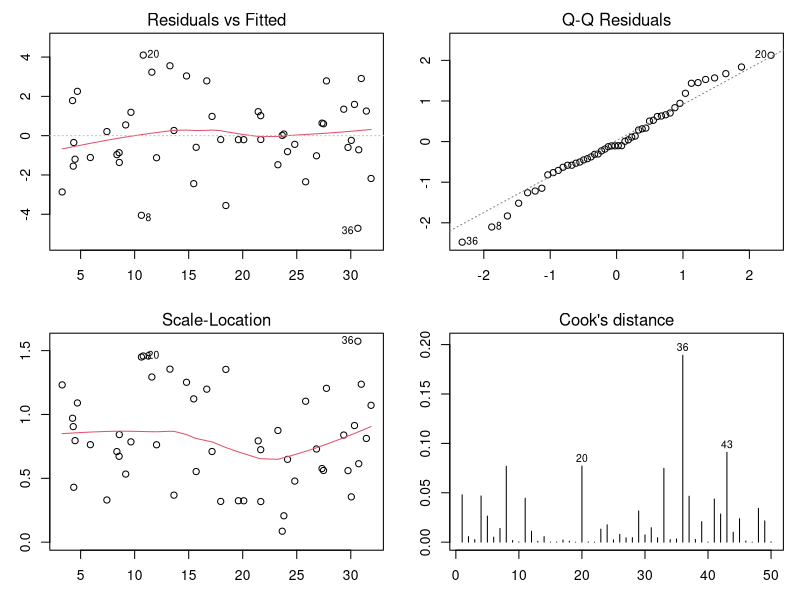
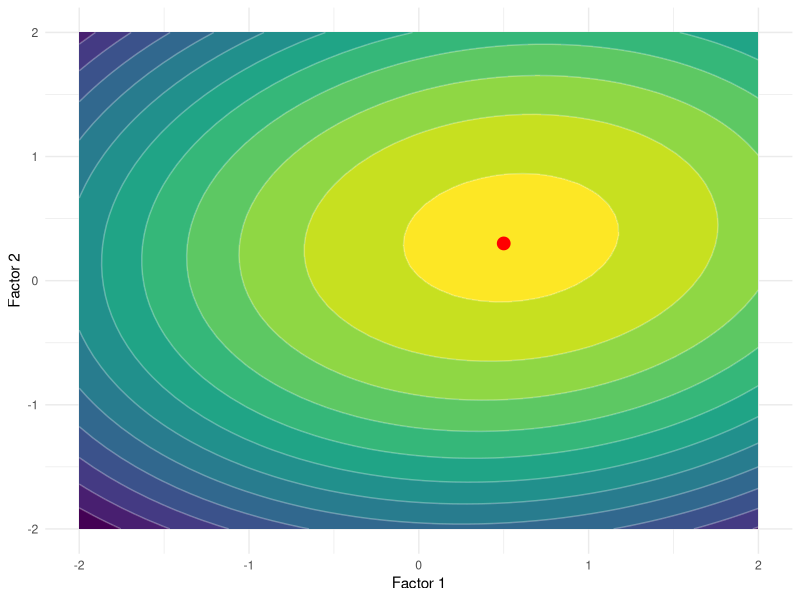
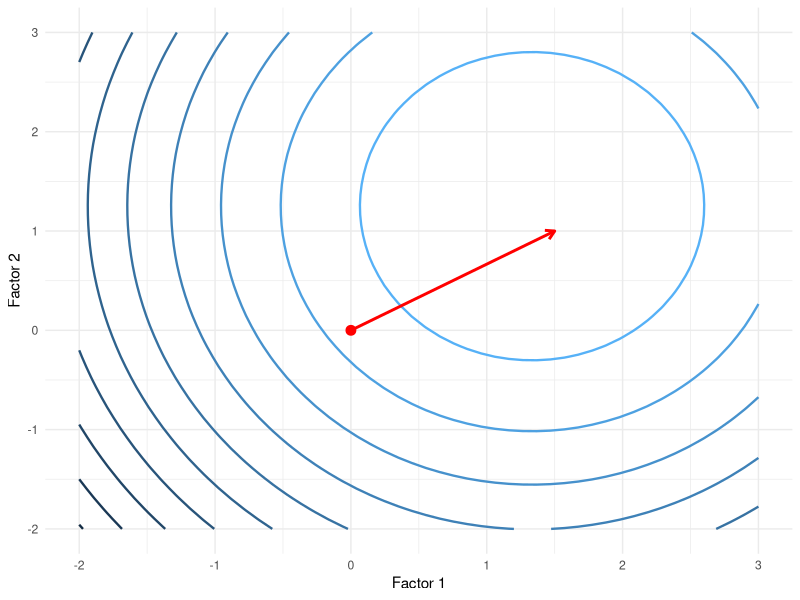
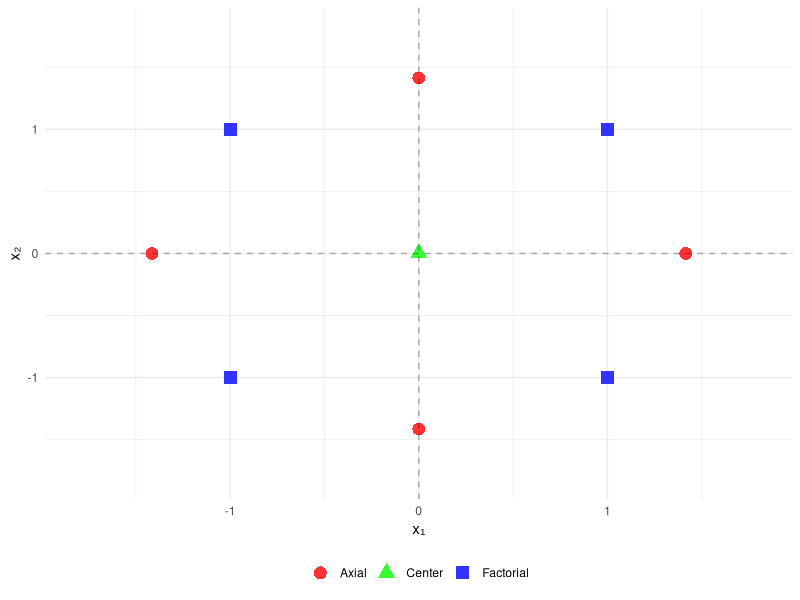
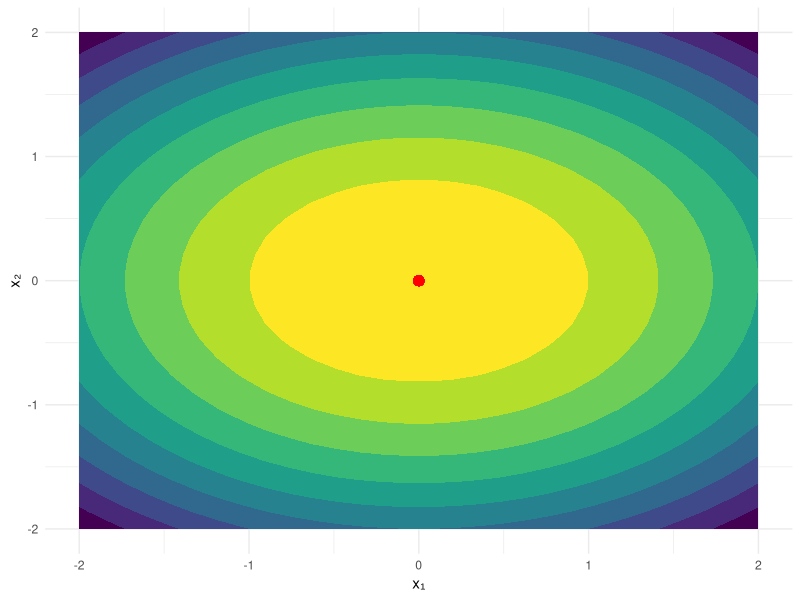
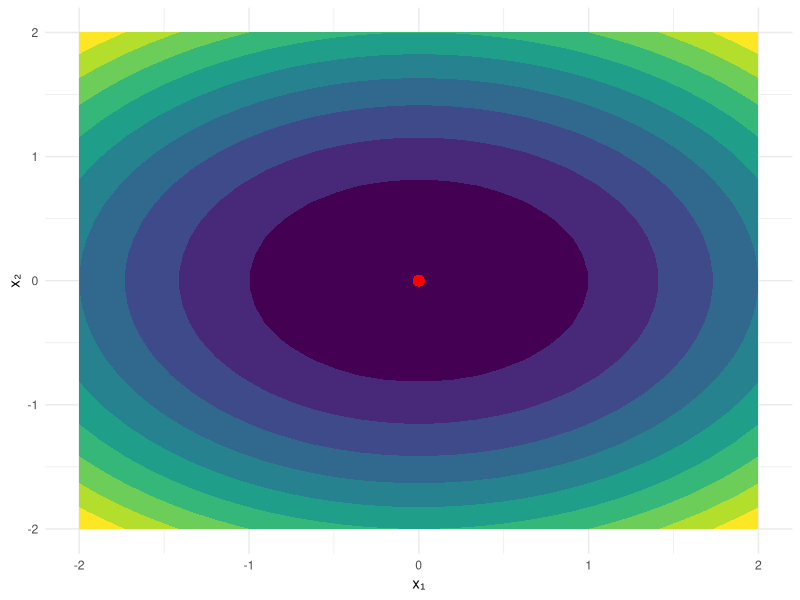
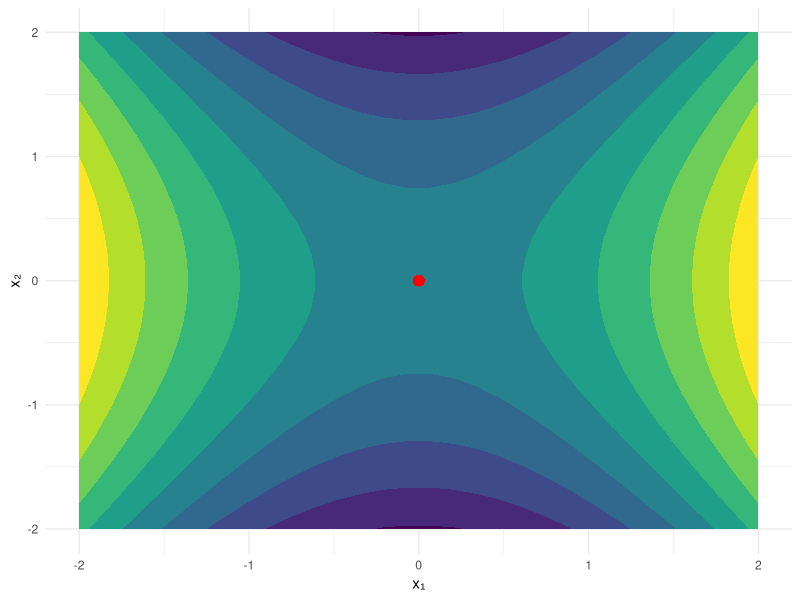
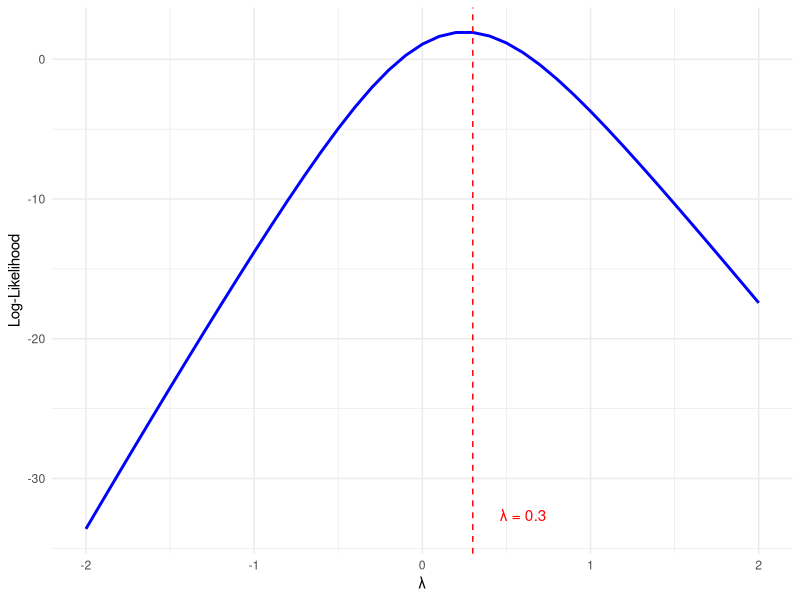

R code for these plots, in order:
## ---- chunk 1
knitr::opts_chunk$set(echo = TRUE, warning = FALSE, message = FALSE, 
                      fig.width = 7, fig.height = 4.5, fig.align = 'center')

# Load packages with error handling
load_package <- function(pkg) {
  if (!require(pkg, character.only = TRUE, quietly = TRUE)) {
    message(paste("Package", pkg, "not available. Some features may be limited."))
    return(FALSE)
  }
  return(TRUE)
}

# Essential packages
library(ggplot2)
library(dplyr)

# Optional packages (won't stop if missing)
has_rsm <- load_package("rsm")
has_tidyr <- load_package("tidyr")
has_gridExtra <- load_package("gridExtra")
has_lme4 <- load_package("lme4")
has_MASS <- load_package("MASS")

set.seed(123)
## ---- chunk 2
# Generate example data
set.seed(456)
x <- runif(50, 0, 10)
y <- 2 + 3*x + rnorm(50, 0, 2)
model <- lm(y ~ x)
par(mfrow = c(2, 2), mar = c(3, 3, 2, 1))
plot(model, which = 1:4)
par(mfrow = c(1, 1))
## ---- chunk 3
# Create visualization
x1 <- seq(-2, 2, length.out = 50)
x2 <- seq(-2, 2, length.out = 50)
grid <- expand.grid(x1 = x1, x2 = x2)
grid$y <- 80 - 2*(grid$x1-0.5)^2 - 3*(grid$x2-0.3)^2 + 
          0.5*grid$x1*grid$x2

ggplot(grid, aes(x1, x2, z = y)) +
  geom_contour_filled(bins = 15) +
  geom_contour(color = "white", alpha = 0.3, bins = 15) +
  geom_point(data = data.frame(x1 = 0.5, x2 = 0.3), 
             aes(x1, x2), color = "red", size = 4, inherit.aes = FALSE) +
  labs(x = "Factor 1", y = "Factor 2") +
  theme_minimal() +
  theme(legend.position = "none")
## ---- chunk 4
# Visualize steepest ascent path
x1 <- seq(-2, 3, length.out = 50)
x2 <- seq(-2, 3, length.out = 50)
grid <- expand.grid(x1 = x1, x2 = x2)
grid$y <- 40 + 8*grid$x1 + 5*grid$x2 - 3*grid$x1^2 - 2*grid$x2^2

path_x1 <- seq(0, 1.5, length.out = 8)
path_x2 <- seq(0, 1, length.out = 8)

ggplot(grid, aes(x1, x2, z = y)) +
  geom_contour(aes(color = ..level..), bins = 12, size = 0.8) +
  geom_point(data = data.frame(x1 = 0, x2 = 0), 
             aes(x1, x2), color = "red", size = 3, inherit.aes = FALSE) +
  geom_path(data = data.frame(x1 = path_x1, x2 = path_x2),
            aes(x1, x2), arrow = arrow(length = unit(0.25, "cm")),
            color = "red", size = 1, inherit.aes = FALSE) +
  labs(x = "Factor 1", y = "Factor 2") +
  theme_minimal() +
  theme(legend.position = "none")
## ---- chunk 5
factorial <- data.frame(x1 = c(-1, 1, -1, 1), 
                        x2 = c(-1, -1, 1, 1),
                        type = "Factorial")
axial <- data.frame(x1 = c(-1.414, 1.414, 0, 0),
                    x2 = c(0, 0, -1.414, 1.414),
                    type = "Axial")
center <- data.frame(x1 = 0, x2 = 0, type = "Center")

ccd <- rbind(factorial, axial, center)

ggplot(ccd, aes(x1, x2, color = type, shape = type)) +
  geom_point(size = 4, alpha = 0.8) +
  geom_hline(yintercept = 0, linetype = "dashed", alpha = 0.3) +
  geom_vline(xintercept = 0, linetype = "dashed", alpha = 0.3) +
  scale_color_manual(values = c("Factorial" = "blue", 
                                  "Axial" = "red", 
                                  "Center" = "green")) +
  scale_shape_manual(values = c(16, 17, 15)) +
  xlim(-1.8, 1.8) + ylim(-1.8, 1.8) +
  labs(x = "x₁", y = "x₂") +
  theme_minimal() +
  theme(legend.position = "bottom",
        legend.title = element_blank())
## ---- chunk 6
x <- y <- seq(-2, 2, length.out = 30)
grid <- expand.grid(x = x, y = y)
grid$z_max <- 100 - 2*grid$x^2 - 3*grid$y^2

ggplot(grid, aes(x, y, z = z_max)) +
  geom_contour_filled(bins = 10) +
  geom_point(aes(x = 0, y = 0), color = "red", size = 3) +
  labs(x = "x₁", y = "x₂") +
  theme_minimal() + theme(legend.position = "none")
## ---- chunk 7
grid$z_min <- 20 + 2*grid$x^2 + 3*grid$y^2

ggplot(grid, aes(x, y, z = z_min)) +
  geom_contour_filled(bins = 10) +
  geom_point(aes(x = 0, y = 0), color = "red", size = 3) +
  labs(x = "x₁", y = "x₂") +
  theme_minimal() + theme(legend.position = "none")
## ---- chunk 8
grid$z_saddle <- 50 + 3*grid$x^2 - 2*grid$y^2

ggplot(grid, aes(x, y, z = z_saddle)) +
  geom_contour_filled(bins = 10) +
  geom_point(aes(x = 0, y = 0), color = "red", size = 3) +
  labs(x = "x₁", y = "x₂") +
  theme_minimal() + theme(legend.position = "none")
## ---- chunk 9
# Illustration of crossed array
inner <- expand.grid(A = c(-1, 1), B = c(-1, 1))
outer <- expand.grid(N1 = c(-1, 1), N2 = c(-1, 1))

knitr::kable(
  data.frame(
    Run = 1:4,
    A = inner$A,
    B = inner$B,
    `N1=-1,N2=-1` = c("y11", "y21", "y31", "y41"),
    `N1=1,N2=-1` = c("y12", "y22", "y32", "y42"),
    `N1=-1,N2=1` = c("y13", "y23", "y33", "y43"),
    `N1=1,N2=1` = c("y14", "y24", "y34", "y44"),
    check.names = FALSE
  ),
  caption = "Crossed Array Design Structure"
)
## ---- chunk 10
knitr::kable(
  data.frame(
    Aspect = c("Randomization", "Error terms", "Precision", "When to use"),
    `Completely Randomized` = c(
      "Full randomization",
      "One error term",
      "Equal for all factors",
      "All factors easy to change"
    ),
    `Split-Plot` = c(
      "Restricted randomization",
      "Two error terms",
      "Lower for whole-plot",
      "Some factors hard to change"
    ),
    check.names = FALSE
  ),
  caption = "CRD vs. Split-Plot Comparison"
)
## ---- chunk 11
if (require("MASS", quietly = TRUE)) {
  set.seed(789)
  x <- rep(1:4, each = 5)
  y <- exp(1 + 0.5*x + rnorm(20, 0, 0.3))
  bc <- boxcox(y ~ x, plotit = FALSE)
  
  ggplot(data.frame(lambda = bc$x, loglik = bc$y), 
         aes(lambda, loglik)) +
    geom_line(size = 1, color = "blue") +
    geom_vline(xintercept = bc$x[which.max(bc$y)], 
               linetype = "dashed", color = "red") +
    annotate("text", x = bc$x[which.max(bc$y)] + 0.3, 
             y = min(bc$y) + 1,
             label = paste("λ =", round(bc$x[which.max(bc$y)], 2)),
             color = "red") +
    labs(x = "λ", y = "Log-Likelihood") +
    theme_minimal()
} else {
  ggplot() + 
    annotate("text", x = 0.5, y = 0.5, 
             label = "Install MASS\npackage", size = 5) +
    theme_void()
}
